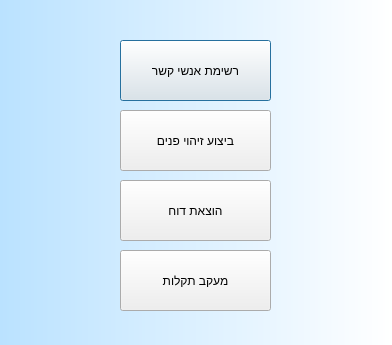
<?xml version="1.0" encoding="UTF-8"?>
<ui version="4.0">
 <class>Dialog</class>
 <widget class="QDialog" name="Dialog">
  <property name="geometry">
   <rect>
    <x>0</x>
    <y>0</y>
    <width>392</width>
    <height>345</height>
   </rect>
  </property>
  <property name="windowTitle">
   <string>Dialog</string>
  </property>
  <property name="styleSheet">
   <string notr="true">QDialog{
background-color:qlineargradient(spread:pad, x1:0, y1:0, x2:1, y2:0, stop:0 rgba(186, 226, 255, 255), stop:1 rgba(255, 255, 255, 255))
}</string>
  </property>
  <widget class="QPushButton" name="pushButton">
   <property name="geometry">
    <rect>
     <x>120</x>
     <y>40</y>
     <width>151</width>
     <height>61</height>
    </rect>
   </property>
   <property name="text">
    <string>רשימת אנשי קשר</string>
   </property>
  </widget>
  <widget class="QPushButton" name="pushButton_2">
   <property name="geometry">
    <rect>
     <x>120</x>
     <y>110</y>
     <width>151</width>
     <height>61</height>
    </rect>
   </property>
   <property name="text">
    <string>ביצוע זיהוי פנים</string>
   </property>
  </widget>
  <widget class="QPushButton" name="pushButton_3">
   <property name="geometry">
    <rect>
     <x>120</x>
     <y>180</y>
     <width>151</width>
     <height>61</height>
    </rect>
   </property>
   <property name="text">
    <string>הוצאת דוח</string>
   </property>
  </widget>
  <widget class="QPushButton" name="pushButton_4">
   <property name="geometry">
    <rect>
     <x>120</x>
     <y>250</y>
     <width>151</width>
     <height>61</height>
    </rect>
   </property>
   <property name="text">
    <string>מעקב תקלות</string>
   </property>
  </widget>
 </widget>
 <resources/>
 <connections/>
</ui>
